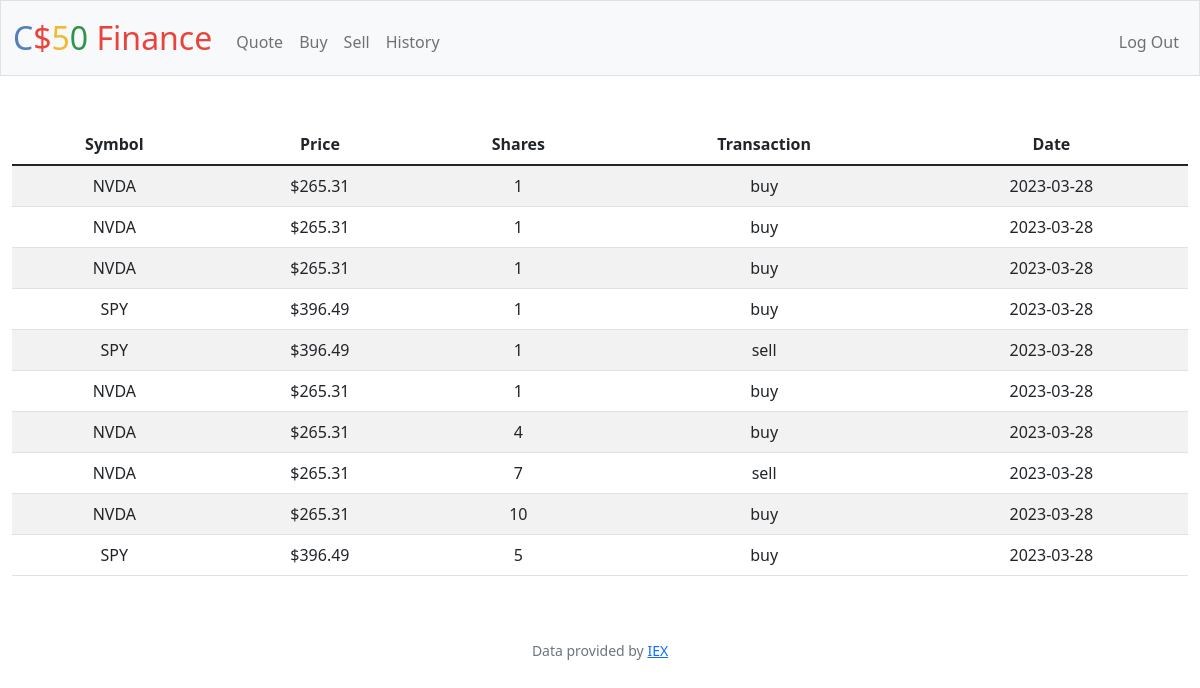
Screenshot of /history (signed in) with the database file from the repository.
### tables this page shows
CREATE TABLE 'transaction' ('userid' INTEGER NOT NULL, 'symbol' TEXT NOT NULL, 'shares' INTEGER NOT NULL, 'price' REAL, 'operation' TEXT NOT NULL, 'date'  DATETIME DEFAULT CURRENT_DATE  );

### app.py (the view)
@app.route("/history")
@login_required
def history():
    stocks = db.execute("SELECT * FROM 'transaction' WHERE userid = ?", session["user_id"])
    return render_template("history.html", stocks=stocks)

### app.py (called while the page is built)
@app.after_request
def after_request(response):
    response.headers["Cache-Control"] = "no-cache, no-store, must-revalidate"
    response.headers["Expires"] = 0
    response.headers["Pragma"] = "no-cache"
    return response

### helpers.py (called while the page is built)
def login_required(f):
    @wraps(f)
    def decorated_function(*args, **kwargs):
        if session.get("user_id") is None:
            return redirect("/login")
        return f(*args, **kwargs)
    return decorated_function

def usd(value):
    return f"${value:,.2f}"

### templates/history.html (shortened to what this page needs)
{% extends "layout.html" %}
{% block main %}
    <table class="table table-striped">
        <thead>
            <th>Symbol</th>
            <th>Price</th>
            <th>Shares</th>
            <th>Transaction</th>
            <th>Date</th>
        </thead>
        <tbody>
            {% for stock in stocks %}
                <tr>
                    <td>{{ stock.symbol }}</td>
                    <td>{{ stock.price|usd }}</td>
                    <td>{{ stock.shares|abs }}</td>
                    <td>{{ stock.operation }}</td>
                    <td>{{ stock.date }}</td>
                </tr>
            {% endfor %}
        </tbody>
    </table>
{% endblock %}

### templates/layout.html (shortened to what this page needs)
<!DOCTYPE html>
<html lang="en">
    <head>
        <link href="https://cdn.jsdelivr.net/npm/bootstrap@5.1.3/dist/css/bootstrap.min.css" rel="stylesheet">
        <link href="/static/styles.css" rel="stylesheet">
    </head>
    <body>
        <nav class="bg-light border navbar navbar-expand-md navbar-light">
            <div class="container-fluid">
                <a class="navbar-brand" href="/"><span class="blue">C</span><span class="red">$</span><span class="yellow">5</span><span class="green">0</span> <span class="red">Finance</span></a>
                <div class="collapse navbar-collapse" id="navbar">
                    {% if session["user_id"] %}
                        <ul class="navbar-nav me-auto mt-2">
                            <li class="nav-item"><a class="nav-link" href="/quote">Quote</a></li>
                            <li class="nav-item"><a class="nav-link" href="/buy">Buy</a></li>
                            <li class="nav-item"><a class="nav-link" href="/sell">Sell</a></li>
                            <li class="nav-item"><a class="nav-link" href="/history">History</a></li>
                        </ul>
                        <ul class="navbar-nav ms-auto mt-2">
                            <li class="nav-item"><a class="nav-link" href="/logout">Log Out</a></li>
                        </ul>
                    {% else %}
                        <ul class="navbar-nav ms-auto mt-2">
                            <li class="nav-item"><a class="nav-link" href="/register">Register</a></li>
                            <li class="nav-item"><a class="nav-link" href="/login">Log In</a></li>
                        </ul>
                    {% endif %}
                </div>
            </div>
        </nav>
        <main class="container-fluid py-5 text-center">
            {% block main %}{% endblock %}
        </main>
        <footer class="mb-5 small text-center text-muted">
            Data provided by <a href="https://iexcloud.io/">IEX</a>
        </footer>
    </body>
</html>

### static/styles.css (style rules this page uses)
nav .navbar-brand { font-size: xx-large; }
nav .navbar-brand .blue { color: #537fbe; }
nav .navbar-brand .red { color: #ea433b; }
nav .navbar-brand .yellow { color: #f5b82e; }
nav .navbar-brand .green { color: #2e944b; }

### rows the page displays
transaction: symbol "NVDA", price "$265.31", shares|abs "1", operation "buy", date "2023-03-28"
transaction: symbol "NVDA", price "$265.31", shares|abs "1", operation "buy", date "2023-03-28"
transaction: symbol "NVDA", price "$265.31", shares|abs "1", operation "buy", date "2023-03-28"
transaction: symbol "SPY", price "$396.49", shares|abs "1", operation "buy", date "2023-03-28"
transaction: symbol "SPY", price "$396.49", shares|abs "1", operation "sell", date "2023-03-28"
transaction: symbol "NVDA", price "$265.31", shares|abs "1", operation "buy", date "2023-03-28"
transaction: symbol "NVDA", price "$265.31", shares|abs "4", operation "buy", date "2023-03-28"
transaction: symbol "NVDA", price "$265.31", shares|abs "7", operation "sell", date "2023-03-28"
transaction: symbol "NVDA", price "$265.31", shares|abs "10", operation "buy", date "2023-03-28"
transaction: symbol "SPY", price "$396.49", shares|abs "5", operation "buy", date "2023-03-28"
